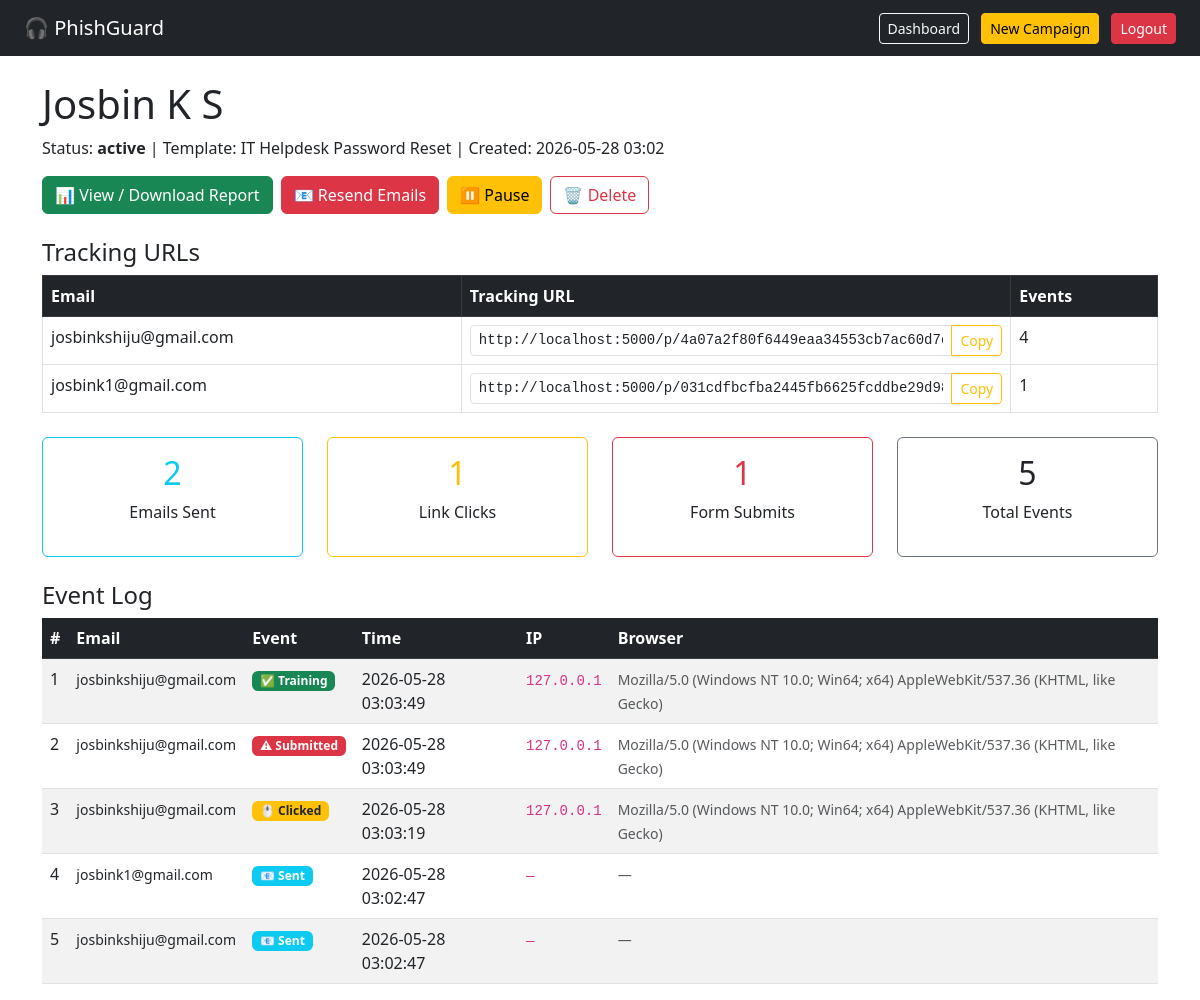
/campaigns/2 (signed in), run on the app's committed database.
### app/models.py (models this page shows)
class Campaign(db.Model):
    __tablename__ = 'campaigns'
    id            = db.Column(db.Integer, primary_key=True)
    name          = db.Column(db.String(150), nullable=False)
    template_id   = db.Column(db.Integer, db.ForeignKey('templates.id'))
    created_by    = db.Column(db.Integer, db.ForeignKey('admin_users.id'))
    status        = db.Column(db.String(20), default='active')
    created_at    = db.Column(db.DateTime, default=datetime.utcnow)
    targets       = db.relationship('Target', backref='campaign', lazy=True, cascade='all, delete')
    creator       = db.relationship('AdminUser', backref='campaigns')

class PhishTemplate(db.Model):
    __tablename__ = 'templates'
    id            = db.Column(db.Integer, primary_key=True)
    name          = db.Column(db.String(100), nullable=False)
    slug          = db.Column(db.String(50), unique=True, nullable=False)
    difficulty    = db.Column(db.String(20), default='medium')
    email_subject = db.Column(db.String(200))
    email_body    = db.Column(db.Text)
    created_at    = db.Column(db.DateTime, default=datetime.utcnow)
    campaigns     = db.relationship('Campaign', backref='template', lazy=True)

class Target(db.Model):
    __tablename__ = 'targets'
    id             = db.Column(db.Integer, primary_key=True)
    campaign_id    = db.Column(db.Integer, db.ForeignKey('campaigns.id'))
    email          = db.Column(db.String(200), default='')
    tracking_token = db.Column(db.String(64), unique=True, nullable=False,
                               default=lambda: uuid.uuid4().hex)
    created_at     = db.Column(db.DateTime, default=datetime.utcnow)
    events         = db.relationship('Event', backref='target', lazy=True, cascade='all, delete')

class Event(db.Model):
    __tablename__ = 'events'
    id         = db.Column(db.Integer, primary_key=True)
    target_id  = db.Column(db.Integer, db.ForeignKey('targets.id'))
    event_type = db.Column(db.String(50), nullable=False)
    timestamp  = db.Column(db.DateTime, default=datetime.utcnow)
    ip_address = db.Column(db.String(45), default='')
    user_agent = db.Column(db.String(300), default='')

### app/campaigns/routes.py (the view)
@campaigns_bp.route('/<int:id>')
@login_required
def view(id):
    campaign = Campaign.query.get_or_404(id)
    base_url = current_app.config.get('APP_BASE_URL', 'http://localhost:5000')
    target_urls = []
    for t in campaign.targets:
        target_urls.append({
            'email'  : t.email,
            'url'    : f"{base_url}/p/{t.tracking_token}",
            'token'  : t.tracking_token,
            'events' : t.events
        })
    return render_template('campaigns/view.html',
                           campaign=campaign,
                           target_urls=target_urls,
                           base_url=base_url)

### app/models.py (called while the page is built)
@login_manager.user_loader
def load_user(user_id):
    return AdminUser.query.get(int(user_id))

### app/templates/campaigns/view.html
{% extends 'base.html' %}
{% block content %}
<h1>{{ campaign.name }}</h1>
<p>Status: <strong>{{ campaign.status }}</strong> |
   Template: {{ campaign.template.name }} |
   Created: {{ campaign.created_at.strftime('%Y-%m-%d %H:%M') }}</p>
<div class="mb-4 d-flex flex-wrap gap-2">
  <a href="/campaigns/{{ campaign.id }}/report" class="btn btn-success">
    📊 View / Download Report
  </a>
  {% if campaign.targets | selectattr('email', 'ne', 'test@simulation.local') | list %}
  <form method="POST" action="/campaigns/{{ campaign.id }}/send"
        onsubmit="return confirm('Resend simulation emails to all targets?')">
    <button class="btn btn-danger">📧 Resend Emails</button>
  </form>
  {% endif %}
  {% if campaign.status == 'active' %}
    <form method="POST" action="/campaigns/{{ campaign.id }}/pause">
      <button class="btn btn-warning">⏸ Pause</button>
    </form>
  {% else %}
    <form method="POST" action="/campaigns/{{ campaign.id }}/resume">
      <button class="btn btn-success">▶ Resume</button>
    </form>
  {% endif %}
  <form method="POST" action="/campaigns/{{ campaign.id }}/delete"
        onsubmit="return confirm('Delete this campaign?')">
    <button class="btn btn-outline-danger">🗑 Delete</button>
  </form>
</div>
<h4>Tracking URLs</h4>
<table class="table table-bordered mb-4">
  <thead class="table-dark">
    <tr><th>Email</th><th>Tracking URL</th><th>Events</th></tr>
  </thead>
  <tbody>
  {% for t in target_urls %}
    <tr>
      <td>{{ t.email }}</td>
      <td>
        <div class="input-group input-group-sm">
          <input type="text" class="form-control font-monospace"
                 value="{{ t.url }}" readonly>
          <button class="btn btn-outline-warning btn-sm"
                  onclick="navigator.clipboard.writeText('{{ t.url }}');this.innerText='✓'">
            Copy
          </button>
        </div>
      </td>
      <td>{{ t.events | length }}</td>
    </tr>
  {% endfor %}
  </tbody>
</table>
{% set all_events = namespace(items=[]) %}
{% for t in campaign.targets %}
  {% for e in t.events %}
    {% set all_events.items = all_events.items + [e] %}
  {% endfor %}
{% endfor %}
{% set clicks  = all_events.items | selectattr('event_type','equalto','link_clicked')          | list %}
{% set submits = all_events.items | selectattr('event_type','equalto','credentials_submitted') | list %}
{% set sent    = all_events.items | selectattr('event_type','equalto','email_sent')            | list %}
<div class="row mb-4">
  <div class="col-md-3">
    <div class="card text-center border-info">
      <div class="card-body"><h2 class="text-info">{{ sent|length }}</h2><p>Emails Sent</p></div>
    </div>
  </div>
  <div class="col-md-3">
    <div class="card text-center border-warning">
      <div class="card-body"><h2 class="text-warning">{{ clicks|length }}</h2><p>Link Clicks</p></div>
    </div>
  </div>
  <div class="col-md-3">
    <div class="card text-center border-danger">
      <div class="card-body"><h2 class="text-danger">{{ submits|length }}</h2><p>Form Submits</p></div>
    </div>
  </div>
  <div class="col-md-3">
    <div class="card text-center border-secondary">
      <div class="card-body"><h2>{{ all_events.items|length }}</h2><p>Total Events</p></div>
    </div>
  </div>
</div>
<h4>Event Log</h4>
{% if all_events.items %}
<table class="table table-striped">
  <thead class="table-dark">
    <tr><th>#</th><th>Email</th><th>Event</th><th>Time</th><th>IP</th><th>Browser</th></tr>
  </thead>
  <tbody>
  {% for e in all_events.items | sort(attribute='timestamp', reverse=True) %}
    <tr>
      <td>{{ loop.index }}</td>
      <td><small>{{ e.target.email if e.target else '—' }}</small></td>
      <td>
        {% if e.event_type == 'email_sent' %}<span class="badge bg-info">📧 Sent</span>
        {% elif e.event_type == 'link_clicked' %}<span class="badge bg-warning text-dark">🖱 Clicked</span>
        {% elif e.event_type == 'credentials_submitted' %}<span class="badge bg-danger">⚠ Submitted</span>
        {% elif e.event_type == 'training_shown' %}<span class="badge bg-success">✅ Training</span>
        {% else %}<span class="badge bg-secondary">{{ e.event_type }}</span>{% endif %}
      </td>
      <td>{{ e.timestamp.strftime('%Y-%m-%d %H:%M:%S') }}</td>
      <td><code>{{ e.ip_address or '—' }}</code></td>
      <td><small class="text-muted">{{ e.user_agent[:80] if e.user_agent else '—' }}</small></td>
    </tr>
  {% endfor %}
  </tbody>
</table>
{% else %}
<div class="alert alert-secondary">No events yet.</div>
{% endif %}
{% endblock %}

### data on the page
Campaign: name "Josbin K S", status "active", created_at "2026-05-28 03:02"
PhishTemplate: template.name "IT Helpdesk Password Reset"
Target: email "josbinkshiju@gmail.com", url "http://localhost:5000/p/4a07a2f80f6449eaa34553cb7ac60d7c", events|length "4"
Target: email "josbink1@gmail.com", url "http://localhost:5000/p/031cdfbcfba2445fb6625fcddbe29d98", events|length "1"
Event: target "josbinkshiju@gmail.com", event_type "✅ Training", timestamp "2026-05-28 03:03:49", ip_address "127.0.0.1", user_agent "Mozilla/5.0 (Windows NT 10.0; Win64; x64) AppleWebKit/537.36 (KHTML, like Gecko)"
Event: target "josbinkshiju@gmail.com", shows "⚠ Submitted", timestamp "2026-05-28 03:03:49", ip_address "127.0.0.1", user_agent "Mozilla/5.0 (Windows NT 10.0; Win64; x64) AppleWebKit/537.36 (KHTML, like Gecko)"
Event: target "josbinkshiju@gmail.com", event_type "🖱 Clicked", timestamp "2026-05-28 03:03:19", ip_address "127.0.0.1", user_agent "Mozilla/5.0 (Windows NT 10.0; Win64; x64) AppleWebKit/537.36 (KHTML, like Gecko)"
Event: target "josbink1@gmail.com", event_type "📧 Sent", timestamp "2026-05-28 03:02:47", ip_address "—", user_agent "—"
Event: target "josbinkshiju@gmail.com", event_type "📧 Sent", timestamp "2026-05-28 03:02:47", ip_address "—", user_agent "—"

### other printed values
{{ sent|length }} "2"
{{ clicks|length }} "1"
{{ submits|length }} "1"
{{ all_events.items|length }} "5"
